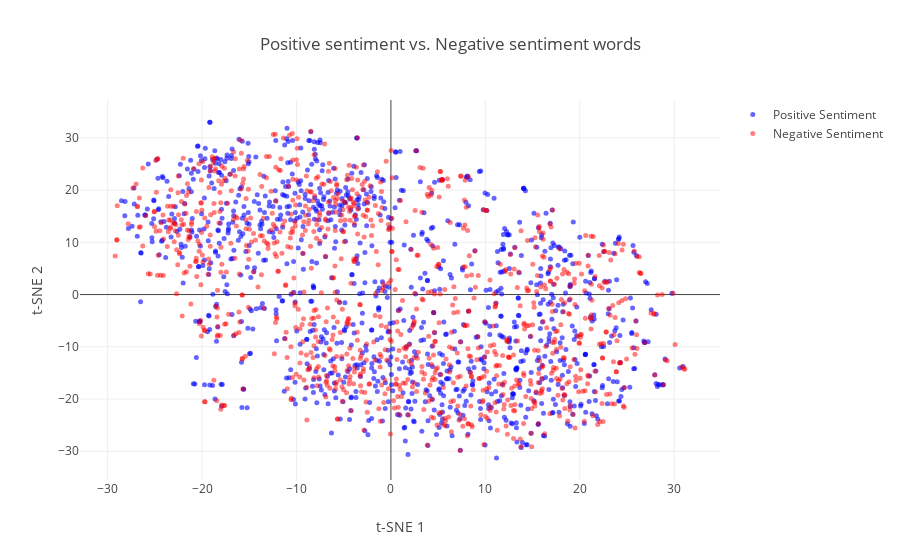

Source (notebook cell):
### Markdown cell above
# Representing the words based on t-SNE:
## Again on the upper side all the names are represented, first quadrant is mostly nouns , second quadrant is directors, actors, movie names
### Words in GloVe embedding are pictured more accurately, meaning words common in meaning stand closer together. Clustering is somewhat perceptible, slightly more than in word2vec model, for example around coordinates (-16, -20) words related to politics are gathered and colored with both negative and positive sentiment color.

### Code cell
represent_words(tsne_glove_middle_exp[:len(exp_middle_true_glovevectors)], tsne_glove_middle_exp[len(exp_middle_true_glovevectors):], exp_true_in_middle_glove, exp_false_in_middle_glove)

### Figure 1 — Plotly figure (JSON) as saved in the notebook; plotly's stock layout.template omitted (floating-point values rounded to 4 significant figures; data arrays with more than 128 entries replaced by an {"elided": "..."} marker saying what was removed)
{"data": [{"marker": {"color": "blue", "opacity": 0.6, "size": 5}, "mode": "markers", "name": "Positive Sentiment", "text": {"elided": "1049 str values"}, "type": "scatter", "uid": "fb284f74-b9e0-11ea-9a34-a8667f28bda6", "x": {"elided": "1049 float values"}, "y": {"elided": "1049 float values"}}, {"marker": {"color": "red", "opacity": 0.5, "size": 5}, "mode": "markers", "name": "Negative Sentiment", "text": {"elided": "1046 str values"}, "type": "scatter", "uid": "fb2852e4-b9e0-11ea-9905-a8667f28bda6", "x": {"elided": "1046 float values"}, "y": {"elided": "1046 float values"}}], "layout": {"hovermode": "closest", "title": "Positive sentiment vs. Negative sentiment words", "xaxis": {"title": "t-SNE 1"}, "yaxis": {"title": "t-SNE 2"}}}
